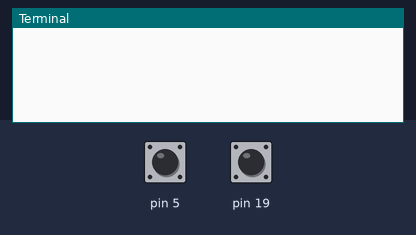
Bench run of a program on a simulated Raspberry Pi (header pin numbers). Shown: the last lines printed to the terminal. The test bench sets the inputs (shaded band); at power-on: pin 5 LOW, pin 19 LOW. The clock reads 2024-03-15 10:24:30 at power-on unless the program sets it.

Above: at 5.0 s.
5.1 s: pin 5 pulled HIGH for 0.15 s
At 6.1 s:
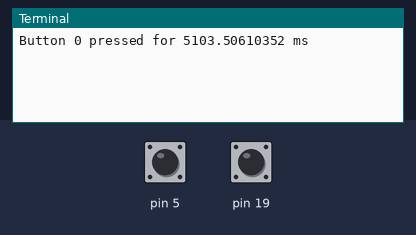
6.7 s: pin 19 pulled HIGH for 0.15 s
At 7.2 s:
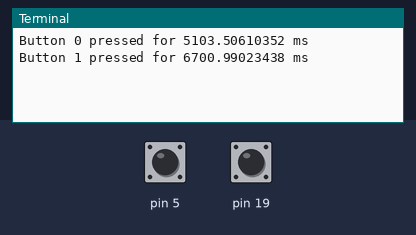
8.3 s: pin 5 pulled HIGH for 1 s
At 9.8 s:
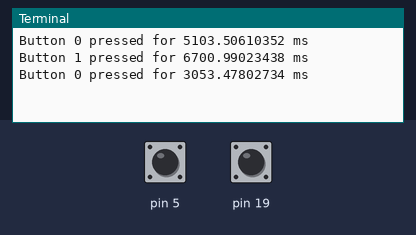
10.8 s: pin 19 pulled HIGH for 1 s
At 11.6 s:
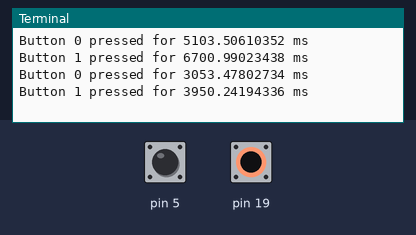
Timing chart, 0 to 13.8 s (numbered marks = the images above; inputs shaded):
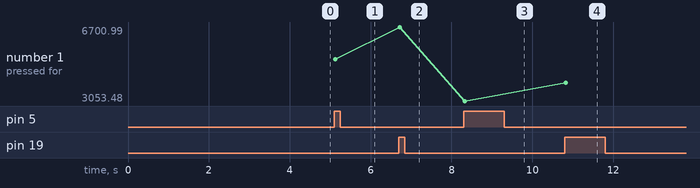

Measured:
- after the input at 5.1 s, the terminal: prints a new line at once (image 1)
- after the input at 6.7 s, the terminal: prints a new line at once (image 2)
- after the input at 8.3 s, the terminal: prints a new line at once (image 3)
- after the input at 10.8 s, the terminal: prints a new line at once (image 4)
- plotted number 1: 5103.51 → 6700.99 after the input at 6.7 s, 6700.99 → 3053.48 after the input at 8.3 s, 3053.48 → 3950.24 after the input at 10.8 s

The program:

gpiopollreader.py
```python
#!/usr/bin/python
import time, signal, logging
import RPi.GPIO as GPIO

DEBOUNCE_MILISEC = 20   #debounce time in miliseconds (NOTE: button press will be delayed by this time...)
POLL_MILISEC = 5		#poll time in miliseconds

ON = GPIO.LOW
OFF = GPIO.HIGH

def time_ms() :
  return time.time() * 1000

def ReadGPIOEvents(inMap, dataCallback, runCallback) :

  class InputPin :
    def __init__(self, pin, key, dataCallback) :
      self._pin = pin;
      self._key = key;
      self._time = 0;
      self._dataCallback = dataCallback
      self._state = OFF
      self._lastState = OFF
      self._timeDebounce = 0
      GPIO.setup(self._pin, GPIO.IN, pull_up_down=GPIO.PUD_DOWN)

    def poll(self) :
      state = GPIO.input(self._pin)
      if state != self._lastState :
        self._timeDebounce = time_ms()
      if (time_ms() - self._timeDebounce) >= DEBOUNCE_MILISEC :
        if state != self._state :
          self._state = state
#button was pressed. store press time
          if state == ON :
            self._time = self._timeDebounce
          if state == OFF :
#button was unpressed. send button press
            self._dataCallback(self._key, self._timeDebounce - self._time)
      self._lastState = state

  logging.debug("gpiopollreader initialization")
  inputPins = [];
  try :
    GPIO.setmode(GPIO.BOARD)

    for key in inMap.keys() :
      inputPins.append(InputPin(inMap[key], key, dataCallback));

    while runCallback() :
      for pin in inputPins :
        pin.poll();
      time.sleep(POLL_MILISEC * 0.001)

  finally:
    logging.debug("gpiopollreader shutdown")
    GPIO.cleanup()

#debug mode
if __name__ == "__main__" :
  try :
    RUN = True

    def PrintCallback(key, time) :
      print "Button", key, "pressed for", time,"ms"

    def RunCallback() :
      global RUN
      return RUN

    def Terminate(_signo, _stack_frame) :
      global RUN
      RUN = False

    signal.signal(signal.SIGTERM, Terminate)
    ReadGPIOEvents({0:5, 1:19}, PrintCallback, RunCallback)
  except KeyboardInterrupt : ""
```
